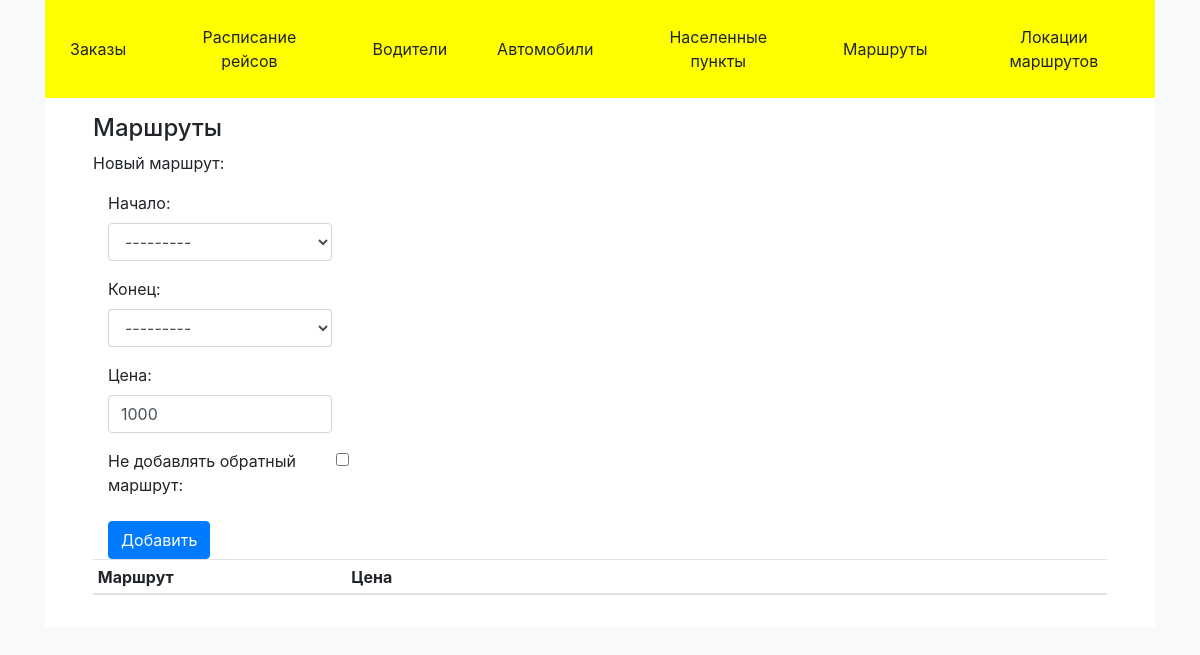
Page /routes on the earlier database version.
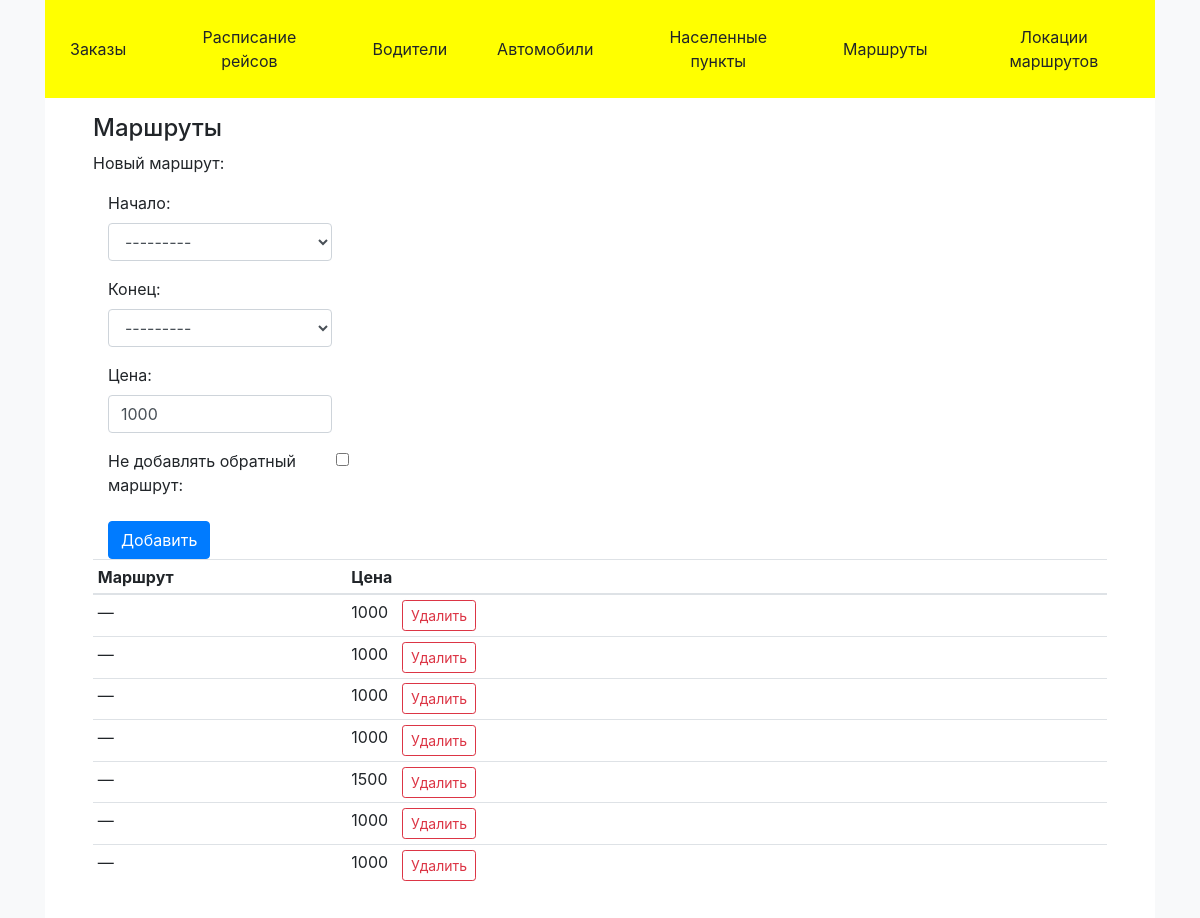
Same page on the later database version.
### main/models.py (models this page shows, shortened)
class Route(models.Model):
    start_area = models.ForeignKey(Area, related_name='starting_routes',
                                   on_delete=models.CASCADE)
    finish_area = models.ForeignKey(Area, related_name='finishing_routes',
                                    on_delete=models.CASCADE)
    price = models.PositiveIntegerField(default=1000, validators=[
        MinValueValidator(100),
        MaxValueValidator(9999)])
    class Meta:
        unique_together = ('start_area', 'finish_area')
        verbose_name_plural = 'Маршруты'

### main/views/routes.py (the view)
# urls.py: path('routes', views.routes.routes),
def routes(request):
    routes = Route.objects.all()
    form = RouteForm()
    dic = {
        'form': form,
        'routes': routes,
        'title': 'Маршруты',
    }
    return render(request, 'main/routes.html', dic)

### main/forms.py
class RouteForm(forms.Form):
    start_area = forms.ModelChoiceField(
        label='Начало',
        widget=forms.Select(attrs={
            "class": "form-control",
        }),
        queryset=Area.objects.all().order_by('name')
    )
    finish_area = forms.ModelChoiceField(
        label='Конец',
        widget=forms.Select(attrs={
            "class": "form-control",
        }),
        queryset=Area.objects.all().order_by('name')
    )
    price = forms.IntegerField(
        label='Цена',
        initial=1000,
        step_size=50,
        min_value=100,
        max_value=9999,
        widget=forms.NumberInput(attrs={
            "class": "form-control mb-3",
        }),)
    no_reverse_route = forms.BooleanField(
        label='Не добавлять обратный маршрут',
        widget=forms.CheckboxInput(attrs={
            "class": "form-check-inline form-check-input mx-1 mt-1",
        }),
        required=False,
    )
    required_css_class = rcc
    class Meta:
        model = Route
        exclude = []

### main/templates/main/routes.html (shortened to what this page needs)
{% extends 'main/base.html' %}
{% block content %}
<div>
    <div>Новый маршрут:</div>
    <form method="post" action="route/add" class="col-md-3">
        {{ form }}
            <div class="">
                <input type="submit"  value='Добавить'
                       class="btn btn-primary mt-3 justify-content-end"/>
            </div>
    </form>
    <table class="table table-sm table-hover" width="50%">
        <thead>
        <tr>
            <th class="" width="25%">
                Маршрут
            </th>
            <th class="" width="5%">
                Цена
            </th>
            <th class="">
            </th>
        </tr>
        </thead>
        <tbody>
            {% for route in routes %}
                <tr>
                    <td>{{ route.start_area.name }} — {{ route.finish_area.name }}</td>
                    <td>{{ route.price }}</td>
                    <td>
                        <form method="post" action="route/delete/{{route.id}}" class="">
                            <input type="submit"  value='Удалить'
                                   class="btn btn-sm btn-outline-danger justify-content-end"/>
                        </form>
                    </td>
                </tr>
            {% endfor %}
        </tbody>
    </table>
</div>
{% endblock %}

Differences in the rows shown:
added Route: price "1000"
added Route: price "1000"
added Route: price "1000"
added Route: price "1000"
added Route: price "1500"
added Route: price "1000"
added Route: price "1000"
